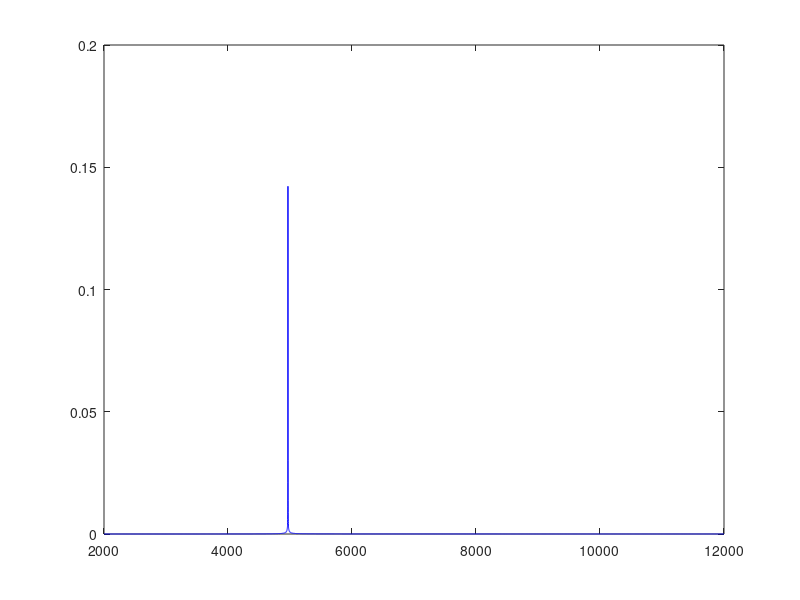
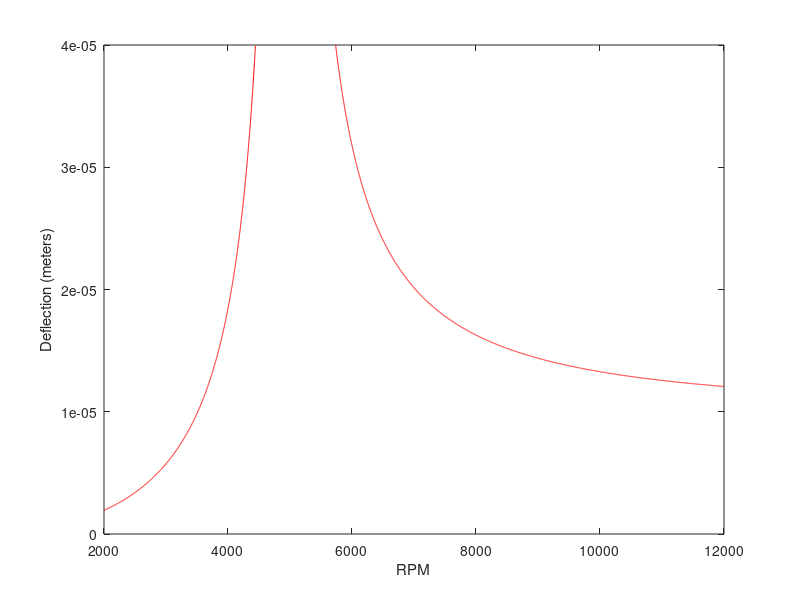

Here is the MATLAB script that generated these plots, in order:
clear
clc
close all

E = 25e9; %effective modulus of shaft
shaft_d = 2e-3; %diameter of shaft in meters
Su = 690e6;	%ultimate strength
Syp = 250e6; %yield strength
shaft_length = 30e-3;
disk_mass = 50e-3; %mass in kilograms
disk_e =  0.01e-3; %ecentricity in meters

allowable_y = 0.04e-3;

shaft_I = pi/4 * (shaft_d/2)^4;

Nc_top_disk = (30/pi)*sqrt((3*E*shaft_I*shaft_length)/ ...
							(disk_mass* shaft_length^4 *(4/81)));

Nc_middle_disk = (30/pi)*sqrt((3*E*shaft_I*shaft_length)/ ...
							(disk_mass* shaft_length^4 /16));

%the top and the bottom disk have the same critical speed
%due to symmetry
Nc_total = (sqrt(2* Nc_top_disk^(-2) + Nc_middle_disk^(-2)))^-1

rpm = 2000:1:12000;
deflection = (disk_e * rpm.^2) ./ abs(Nc_total^2 - rpm.^2);
acceptable_y = deflection;
acceptable_y(acceptable_y > allowable_y) = NaN;
bad_y = find(deflection > allowable_y);
%get the first index where it is above
low_index = min(bad_y) - 1;
%get the last index where it is above
high_index = max(bad_y) + 1;
low_rpm_limit = rpm(low_index)
high_rpm_limit = rpm(high_index)

plot(rpm, deflection, 'b-')
figure
plot(rpm, acceptable_y,'r-')
xlabel('RPM')
ylabel('Deflection (meters)')
